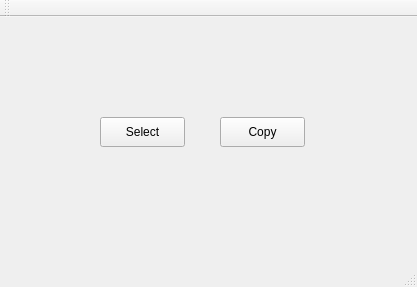
<?xml version="1.0" encoding="UTF-8"?>
<ui version="4.0">
 <class>MainWindow</class>
 <widget class="QMainWindow" name="MainWindow">
  <property name="geometry">
   <rect>
    <x>0</x>
    <y>0</y>
    <width>417</width>
    <height>287</height>
   </rect>
  </property>
  <property name="windowTitle">
   <string>Dealership Photos Copier</string>
  </property>
  <widget class="QWidget" name="centralWidget">
   <widget class="QPushButton" name="pushButton_select">
    <property name="geometry">
     <rect>
      <x>100</x>
      <y>100</y>
      <width>85</width>
      <height>30</height>
     </rect>
    </property>
    <property name="text">
     <string>Select</string>
    </property>
   </widget>
   <widget class="QPushButton" name="pushButton_copy">
    <property name="geometry">
     <rect>
      <x>220</x>
      <y>100</y>
      <width>85</width>
      <height>30</height>
     </rect>
    </property>
    <property name="text">
     <string>Copy</string>
    </property>
    <property name="autoDefault">
     <bool>false</bool>
    </property>
    <property name="flat">
     <bool>false</bool>
    </property>
   </widget>
  </widget>
  <widget class="QMenuBar" name="menuBar">
   <property name="geometry">
    <rect>
     <x>0</x>
     <y>0</y>
     <width>417</width>
     <height>21</height>
    </rect>
   </property>
  </widget>
  <widget class="QToolBar" name="mainToolBar">
   <attribute name="toolBarArea">
    <enum>TopToolBarArea</enum>
   </attribute>
   <attribute name="toolBarBreak">
    <bool>false</bool>
   </attribute>
  </widget>
  <widget class="QStatusBar" name="statusBar"/>
 </widget>
 <layoutdefault spacing="6" margin="11"/>
 <resources/>
 <connections/>
</ui>
